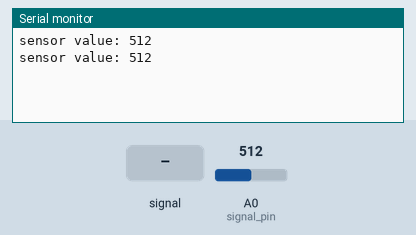
This sketch was run on a simulated Arduino Uno, built with avr-gcc and run on an emulated ATmega328P. Shown: the last lines printed to the serial monitor. The inputs (shaded band) are chosen by the test bench; at power-on: A0 (signal_pin) = 512.

Above: at 1.8 s.
1.9 s: A0 (signal_pin) fed a 200 Hz sine of ±81 counts around its level
At 2.8 s:
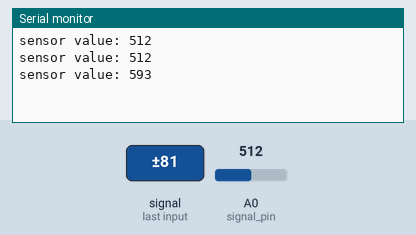
3.4 s: A0 (signal_pin) set to 716
At 4.7 s:
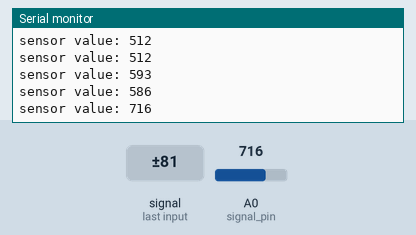
4.9 s: A0 (signal_pin) fed a 1000 Hz sine of ±255 counts around its level
At 5.5 s:
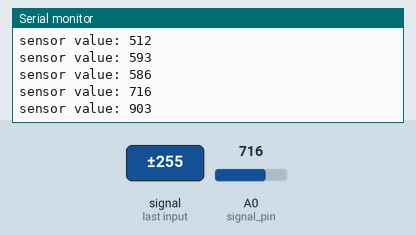
6.4 s: A0 (signal_pin) set to 900
At 7.8 s:
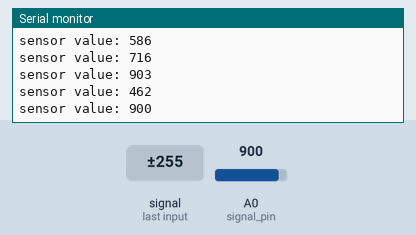
Timing chart, 0 to 8.9 s (numbered marks = the images above; inputs shaded):
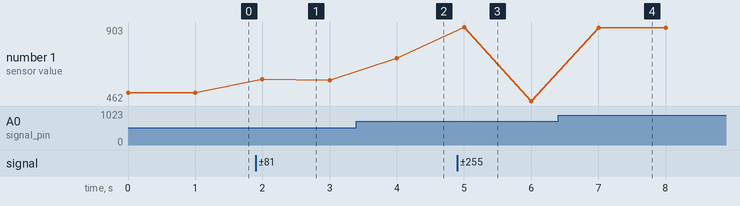

Measured:
- after the input at 1.9 s, the serial monitor: prints a new line after 0.10 s (image 1)
- after the input at 3.4 s, the serial monitor: prints a new line after 0.60 s (image 2)
- after the input at 4.9 s, the serial monitor: prints a new line after 0.10 s (image 3)
- after the input at 6.4 s, the serial monitor: prints a new line after 0.60 s (image 4)
- plotted number 1: 512 → 586 after the input at 1.9 s, 586 → 716 after the input at 3.4 s, 716 → 462 after the input at 4.9 s, 462 → 900 after the input at 6.4 s

The sketch:

sketch_oct10a.ino
```cpp
  #define signal_pin A0
  int value = 0;

void setup() {
  // put your setup code here, to run once:
  Serial.begin(9600);

}

void loop() {
  // put your main code here, to run repeatedly:
  value = analogRead(signal_pin);
  Serial.print("sensor value: ");
  Serial.println(value);
  delay(1000);

}
```
